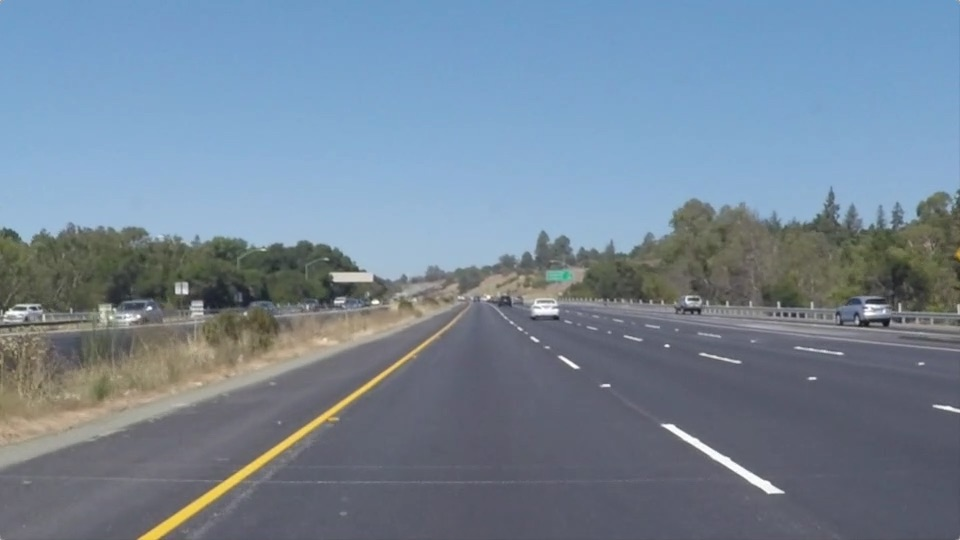
#> input picture CarND-LaneLines-P1/test_images/solidYellowLeft.jpg, 960 x 540 px
$ jupyter execute --allow-errors P1-Copy2.ipynb   (shell and % lines are left out)
#> lines starting #> are read from the running program, lines starting #| are printed output that depends on the picture; after the words box and inside, x2 and y2 are one past the last pixel; in counts of white or black regions, pixels touching at a corner belong together
#> further down, image is the input picture: shape (540, 960, 3); mean R, G, B 116.5, 133.6, 150.8
[cell 1]
#importing some useful packages
import matplotlib.pyplot as plt
import matplotlib.image as mpimg
import numpy as np
import cv2
import os

Below are some helper functions to help get you started. They should look familiar from the lesson!

[cell 2]
import math

def grayscale(img):
    """Applies the Grayscale transform
    This will return an image with only one color channel
    but NOTE: to see the returned image as grayscale
    you should call plt.imshow(gray, cmap='gray')"""
    return cv2.cvtColor(img, cv2.COLOR_RGB2GRAY)
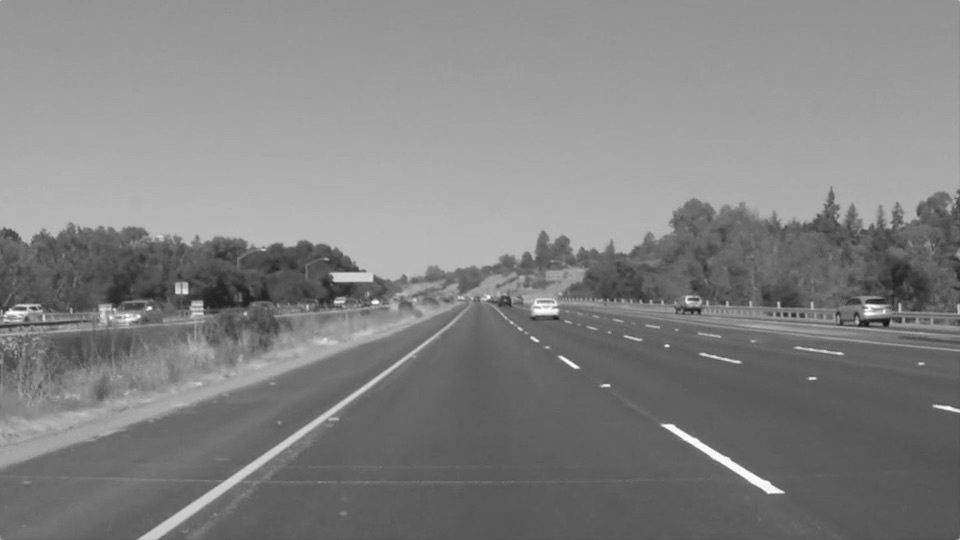
#> returned value: shape (540, 960); min 19, max 255, mean 130.4
    # Or use BGR2GRAY if you read an image with cv2.imread()
    # return cv2.cvtColor(img, cv2.COLOR_BGR2GRAY)

def canny(img, low_threshold, high_threshold):
    """Applies the Canny transform"""
#> called with low_threshold = 50, high_threshold = 200
    return cv2.Canny(img, low_threshold, high_threshold)
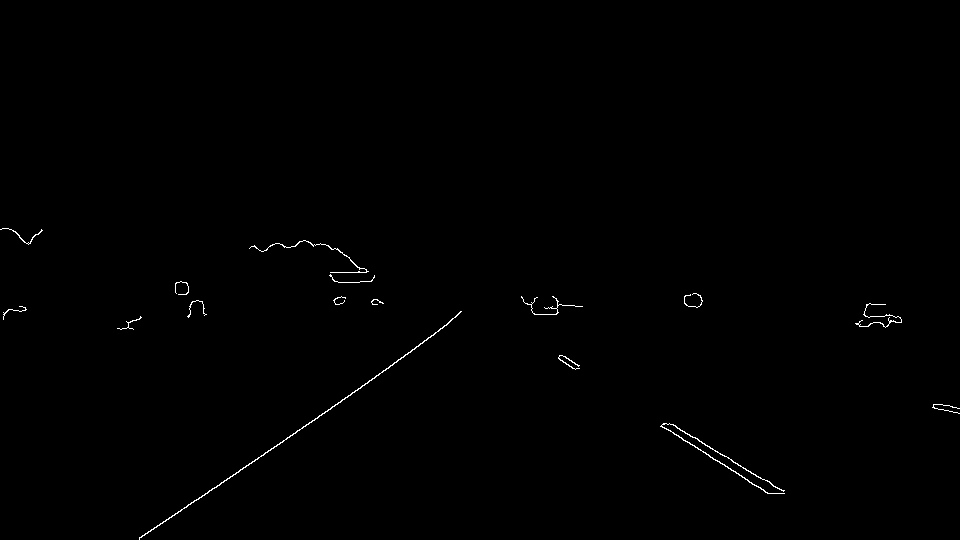
#> returned value: shape (540, 960); 0.38% white in thin lines or dots, all inside (x1, y1, x2, y2) = (0, 228, 960, 540)

def gaussian_blur(img, kernel_size):
    """Applies a Gaussian Noise kernel"""
    return cv2.GaussianBlur(img, (kernel_size, kernel_size), 0)

def region_of_interest(img, vertices):
    """
    Applies an image mask.

    Only keeps the region of the image defined by the polygon
    formed from `vertices`. The rest of the image is set to black.
    """
    #defining a blank mask to start with
    mask = np.zeros_like(img)

    #defining a 3 channel or 1 channel color to fill the mask with depending on the input image
    if len(img.shape) > 2:
        channel_count = img.shape[2]  # i.e. 3 or 4 depending on your image
        ignore_mask_color = (255,) * channel_count
    else:
        ignore_mask_color = 255

    #filling pixels inside the polygon defined by "vertices" with the fill color
    cv2.fillPoly(mask, vertices, ignore_mask_color)
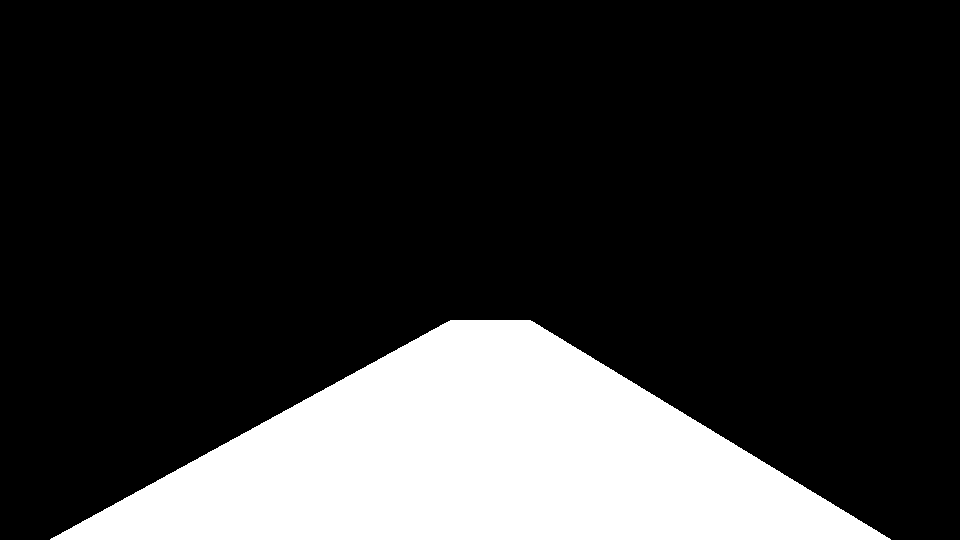
#> mask: shape (540, 960); 19.6% white; 1 white region, box (x1, y1, x2, y2) and area: (50, 320, 891, 540) 101582

    #returning the image only where mask pixels are nonzero
    masked_image = cv2.bitwise_and(img, mask)
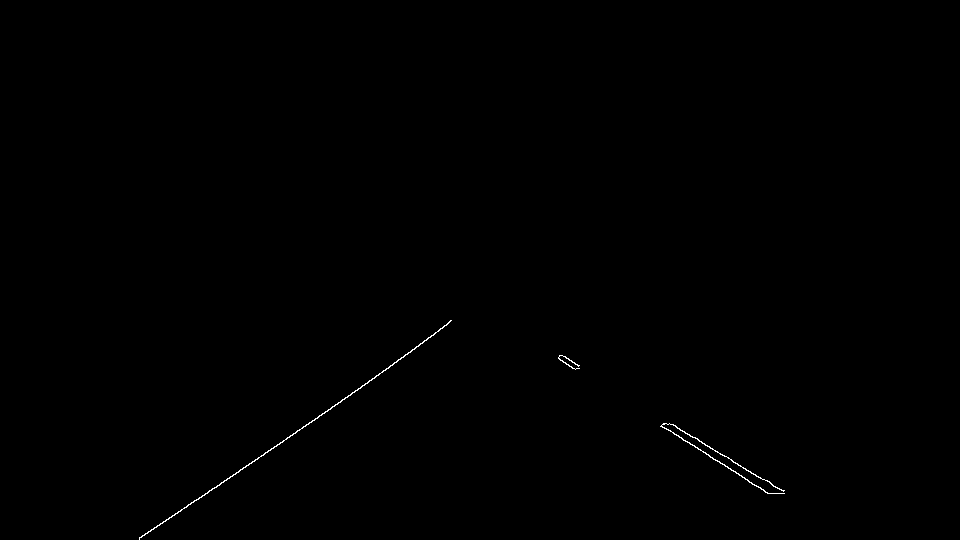
#> masked_image: shape (540, 960); 0.19% white in thin lines or dots, all inside (x1, y1, x2, y2) = (139, 320, 785, 540)
    return masked_image


def hough_lines(img, rho, theta, threshold, min_line_len, max_line_gap):
    """
    `img` should be the output of a Canny transform.

    Returns an image with hough lines drawn.
    """
#> called with rho = 1, theta = 0.0175, threshold = 1, min_line_len = 5, max_line_gap = 1
    lines = cv2.HoughLinesP(img, rho, theta, threshold, np.array([]), minLineLength=min_line_len, maxLineGap=max_line_gap)
#> lines = 43 rows, first 6: [347, 397, 365, 383], [139, 539, 157, 525], [245, 467, 255, 459], [284, 440, 306, 424], [698, 440, 740, 465], [393, 363, 419, 345]
    line_img = np.zeros((*img.shape, 3), dtype=np.uint8)
    draw_lines1(line_img, lines)
#| shape of lines:  (43, 1, 4)
#> the loop in draw_lines1, `for line in lines:` made 43 passes
#> line on passes 1 to 12: [[347, 397, 365, 383]], [[139, 539, 157, 525]], [[245, 467, 255, 459]], [[284, 440, 306, 424]], [[698, 440, 740, 465]], [[393, 363, 419, 345]], [[713, 459, 741, 475]], [[374, 378, 379, 373]], [[324, 413, 332, 406]], [[165, 521, 196, 499]], [[676, 434, 683, 440]], [[732, 461, 760, 477]]
#> (printed output is left out)
    return line_img

# Python 3 has support for cool math symbols.

def weighted_img(img, initial_img, α=0.8, β=1., λ=0.):
    """
    `img` is the output of the hough_lines(), An image with lines drawn on it.
    Should be a blank image (all black) with lines drawn on it.

    `initial_img` should be the image before any processing.

    The result image is computed as follows:

    initial_img * α + img * β + λ
    NOTE: initial_img and img must be the same shape!
    """
#> called with α = 0.8, β = 1, λ = 0
    return cv2.addWeighted(initial_img, α, img, β, λ)
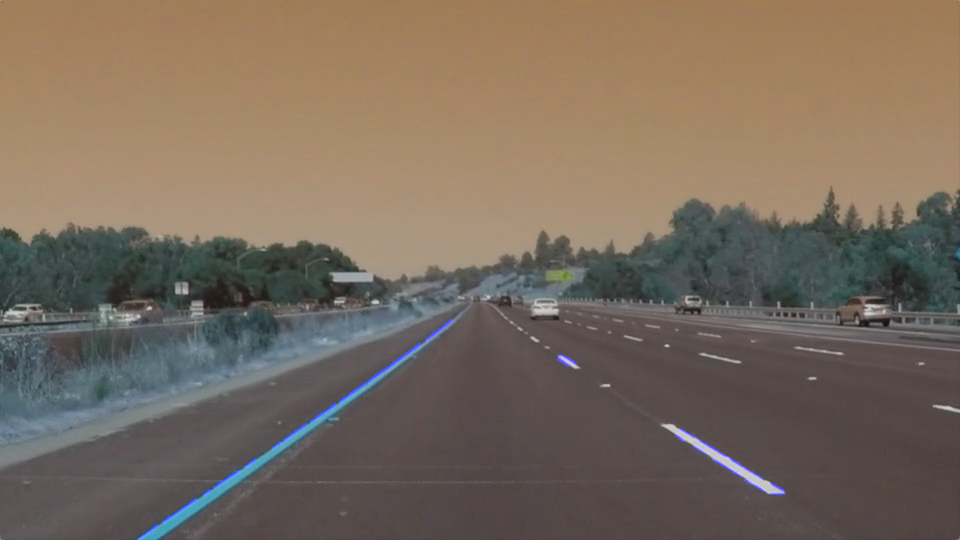
#> returned value: shape (540, 960, 3); mean of channels 0, 1, 2 93.6, 106.9, 120.6; drawn as B, G, R

[cell 3]
def draw_lines1(img, lines, color=[255, 0, 0], thickness=2):
    """
    NOTE: this is the function you might want to use as a starting point once you want to
    average/extrapolate the line segments you detect to map out the full
    extent of the lane (going from the result shown in raw-lines-example.mp4
    to that shown in P1_example.mp4).

    Think about things like separating line segments by their
    slope ((y2-y1)/(x2-x1)) to decide which segments are part of the left
    line vs. the right line.  Then, you can average the position of each of
    the lines and extrapolate to the top and bottom of the lane.

    This function draws `lines` with `color` and `thickness`.
    Lines are drawn on the image inplace (mutates the image).
    If you want to make the lines semi-transparent, think about combining
    this function with the weighted_img() function below
    """
    print('shape of lines: ', lines.shape)

    for line in lines:
        print('shape of line: ', line.shape)
        for x1,y1,x2,y2 in line:
            print(x1,y1,x2,y2)
            cv2.line(img, (x1, y1), (x2, y2), color, thickness)

[cell 4]
# [110 lines left out: function draw_lines, not called in this run]

[cell 5]
image = mpimg.imread('test_images/solidYellowLeft.jpg')


image_gray = grayscale(image)

    # blur
    # Define a kernel size and apply Gaussian smoothing
kernel_size = 11
image_blur = gaussian_blur(image_gray,kernel_size)

    #canny edge detection
    # Define our parameters for Canny and run it (1,10)
low_threshold = 50
high_threshold = 200

image_canny = canny(image_blur,low_threshold,high_threshold)

    # find area of interest
left_bottom = [50, 539]
left_top = [450,320]
right_top = [530,320]
right_bottom = [890, 539]
vertices = np.array([[(left_bottom[0],left_bottom[1]),(left_top[0], left_top[1] ), (right_top[0], right_top[1] ), (right_bottom[0],right_bottom[1])]], dtype=np.int32)
image_triangle = region_of_interest(image_canny,vertices)
plt.interactive(False)
plt.imshow(image_triangle,cmap='gray')
plt.show()

    # find lines

rho = 1 # distance resolution in pixels of the Hough grid
theta = np.pi/180 # angular resolution in radians of the Hough grid

threshold = 1     # minimum number of votes (intersections in Hough grid cell)
min_line_length = 5 #minimum number of pixels making up a line
max_line_gap = 1    # maximum gap in pixels between connectable line segments

image_hough = hough_lines(image_triangle,rho,theta,threshold,min_line_length,max_line_gap)

image_result = weighted_img(image_hough,image)
plt.interactive(False)
plt.imshow(image_result)
plt.show()

[cell 6]
#reading in an image
image = mpimg.imread('test_images/solidWhiteRight.jpg')
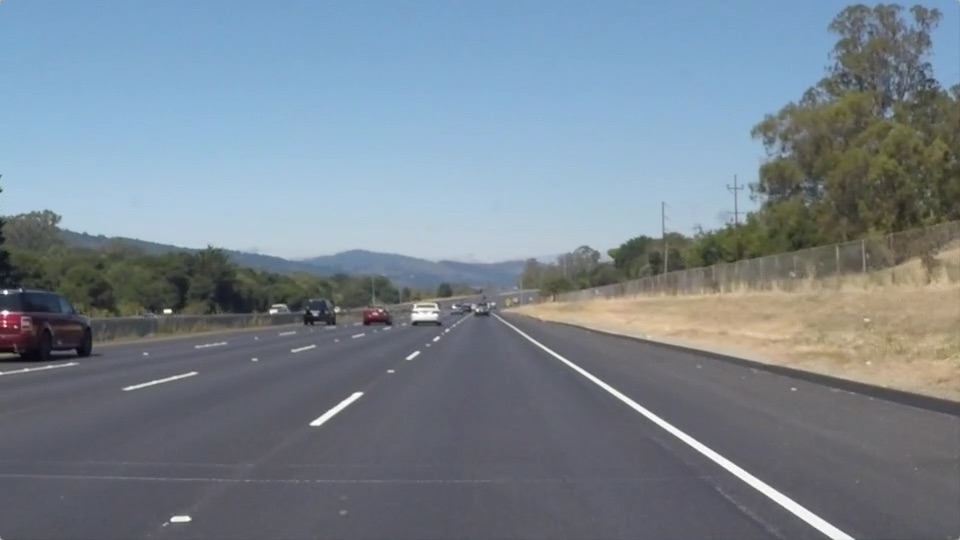
#> input picture CarND-LaneLines-P1/test_images/solidWhiteRight.jpg, 960 x 540 px
#> image is the input picture: shape (540, 960, 3); mean R, G, B 120.3, 132.6, 143.7
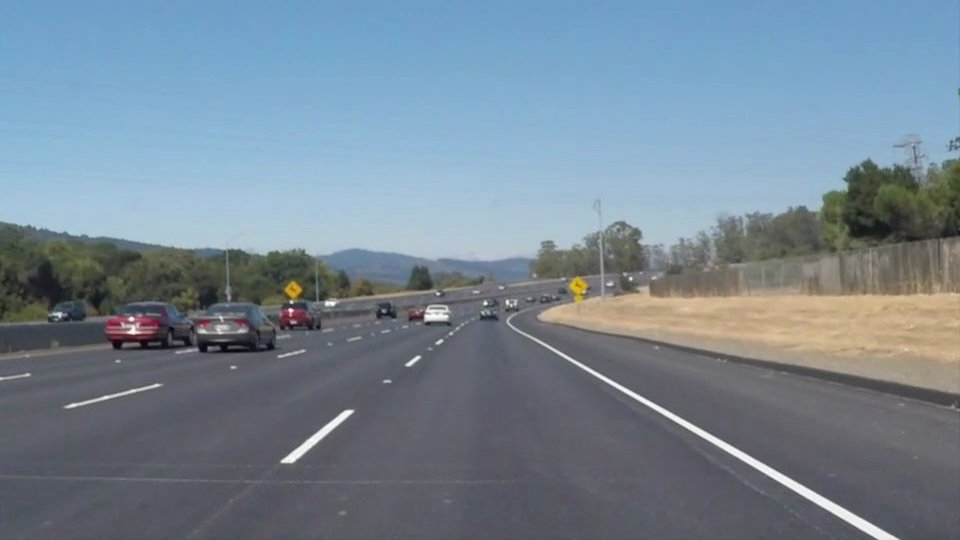
#> input picture CarND-LaneLines-P1/test_images/solidWhiteCurve.jpg, 960 x 540 px
#> further down, image is the input picture: shape (540, 960, 3); mean R, G, B 118.5, 134.5, 148.1
#> (the rest of this cell did not finish here and is left out)

[cell 7]
files = os.listdir("test_images/")

#> (the rest of this cell did not finish here and is left out)
